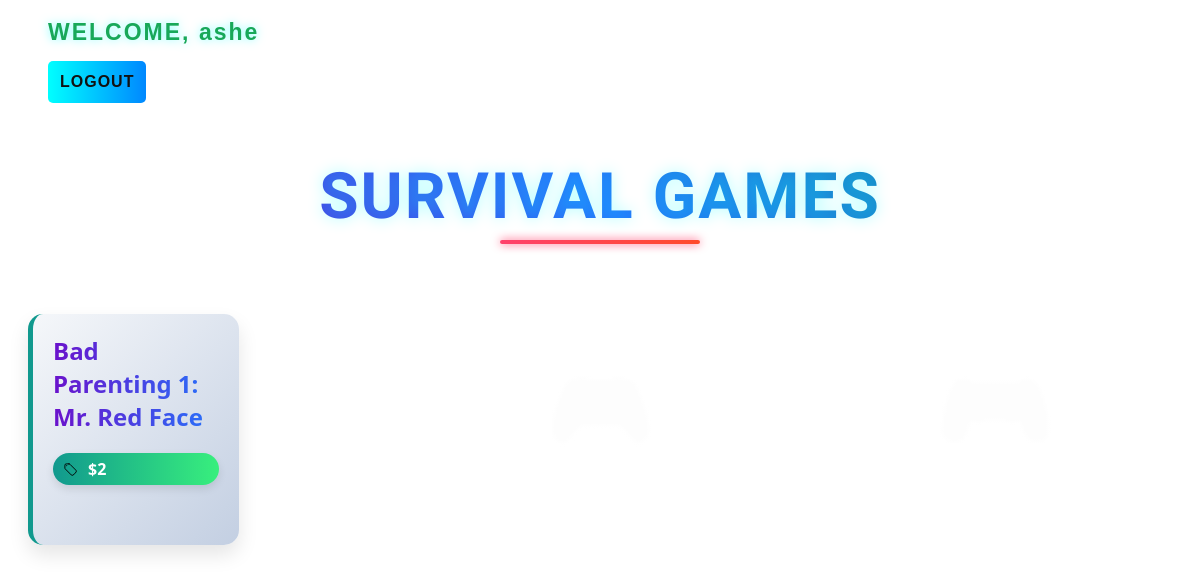
Screenshot of /post/ (signed in) with the database file from the repository.
### accounts/models.py (models this page shows)
class CustomUserRegistration(AbstractUser):
    age = models.PositiveBigIntegerField(null = True, blank=True)

### post/models.py (models this page shows, shortened)
class post(models.Model):
    title = models.CharField(max_length=100)
    description = models.CharField(max_length=1000)
    price = models.IntegerField()
    seller = models.ForeignKey(settings.AUTH_USER_MODEL, on_delete=models.CASCADE) #settings.AUTH_USER_MODEL SWAP WITH 'auth.user'

### post/views.py (the view)
# urls.py: path('post/',post_listview.as_view(),name = 'post_listview'),
class post_listview(ListView):
    template_name = "post/post_listview.html"
    model = post
    context_object_name = "datas"

### templates/post/post_listview.html
{%extends 'base.html'%}
{%block content%}
<h1 class="page-title">SURVIVAL GAMES</h1>
<div class="post-container">
    {% for p in datas %}
    <div class="post-card">
        <a href="{% url 'post_detailview' p.id %}" class="post-title">{{ p.title }}</a>
        {% if p.price %}
        <div class="price-tag">${{ p.price }}</div>
        {% endif %}
    </div>
    {% endfor %}
</div>
{%endblock%}

### templates/base.html (shortened to what this page needs)
{% load static %}
<!DOCTYPE html>
<html>
    <head>
        <link rel = "stylesheet" href="{%static 'css/style.css'%}" />
    </head>
    <body>
        <ul>
            {%if user.is_authenticated%}<h2 class="user-title"> WELCOME, {{user.username}}</h2>
            <form method="POST" action="{%url 'logout'%}">
                <input type="submit" value="Logout" class="submit-btn"/>
            </form>
            {%else%}
            <a href="{% url 'login' %}" ><li>Login</li></a>
            <a href="{% url 'register' %}"><li>Register</li></a>
            {%endif%}
        </ul>
            {%block content%}{%endblock%}
    </body>
</html>

### static/css/style.css (style rules this page uses)
.post-container { max-width: 1400px; margin: 30px auto; padding: 20px; font-family: 'Segoe UI', Tahoma, Geneva, Verdana, sans-serif; background: linear-gradient(rgba(255, 255, 255, 0.9), rgba(255, 255, 255, 0.9)), url('../img/gaming-pattern.png') center/cover; display: grid; grid-template-columns: repeat(4, 1fr); gap: 100px; }
.post-card { background: linear-gradient(135deg, #f5f7fa 0%, #c3cfe2 100%); border-radius: 15px; padding: 20px; box-shadow: 0 10px 20px rgba(0,0,0,0.1); transition: all 0.3s ease; border-left: 5px solid #6a11cb; margin-bottom: 0; position: relative; height: 100%; }
.post-title { color: #2c3e50; font-size: 1.5rem; font-weight: 700; margin-bottom: 10px; text-decoration: none; display: inline-block; background: linear-gradient(to right, #6a11cb, #2575fc); -webkit-background-clip: text; -webkit-text-fill-color: transparent; background-clip: text; transition: all 0.3s ease; }
.price-tag { display: inline-block; background: linear-gradient(to right, #11998e, #38ef7d); color: white; padding: 5px 15px; border-radius: 20px; font-weight: bold; margin-top: 10px; box-shadow: 0 4px 8px rgba(0,0,0,0.1); }
.post-card { animation: fadeIn 0.5s ease forwards; }
.post-card:nth-child(odd) { border-left: 5px solid #11998e; }
.post-container { background: linear-gradient(rgba(255, 255, 255, 0.9), rgba(255, 255, 255, 0.9)), url('../img/gaming-pattern.png') center/cover; }
.price-tag { background: url('../img/tag-icon.svg') no-repeat 10px center/15px, linear-gradient(to right, #11998e, #38ef7d); padding-left: 35px; }
.post-card { display: flex; flex-direction: column; }
.post-title, .price-tag { flex-grow: 0; }
.page-title { font-family: 'Orbitron', sans-serif; font-size: 4rem; text-align: center; margin: 40px 0 30px; color: transparent; background: linear-gradient(45deg, #6a11cb 0%, #2575fc 50%, #11998e 100%); -webkit-background-clip: text; background-clip: text; text-shadow: 0 0 15px rgba(0, 255, 255, 0.3); position: relative; display: inline-block; width: 100%; letter-spacing: 2px; }
.page-title::after { content: ""; position: absolute; bottom: -10px; left: 50%; transform: translateX(-50%); width: 200px; height: 4px; background: linear-gradient(90deg, #ff416c, #ff4b2b); border-radius: 2px; box-shadow: 0 0 10px #ff416c; }
.submit-btn { background: linear-gradient(90deg, #00ffff 0%, #0088ff 100%); border: none; color: #111; padding: 12px; font-size: 16px; font-weight: bold; border-radius: 5px; cursor: pointer; transition: all 0.3s; text-transform: uppercase; letter-spacing: 1px; margin-top: 10px; }
.user-title { color: #18a859; text-align: left; font-family: 'Arial', sans-serif; font-size: 23px; margin-bottom: 5px; text-shadow: 0 0 10px rgba(0, 255, 255, 0.5); letter-spacing: 2px; }

### rows the page displays
CustomUserRegistration: username "ashe"
post: title "Bad Parenting 1: Mr. Red Face", price "2"
